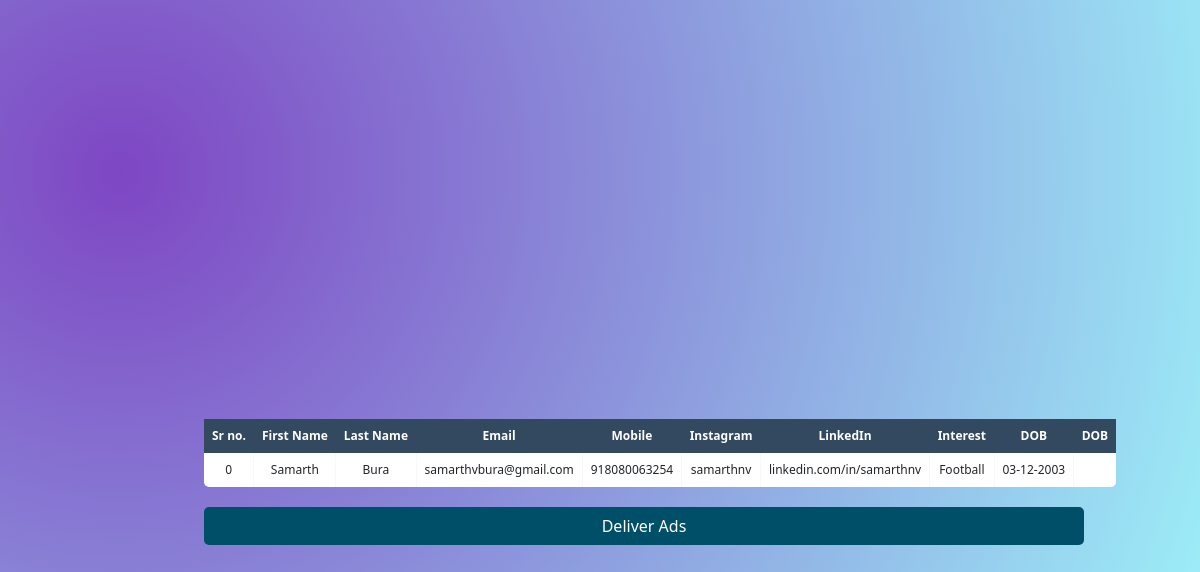
The page /customers on the database as committed earlier.
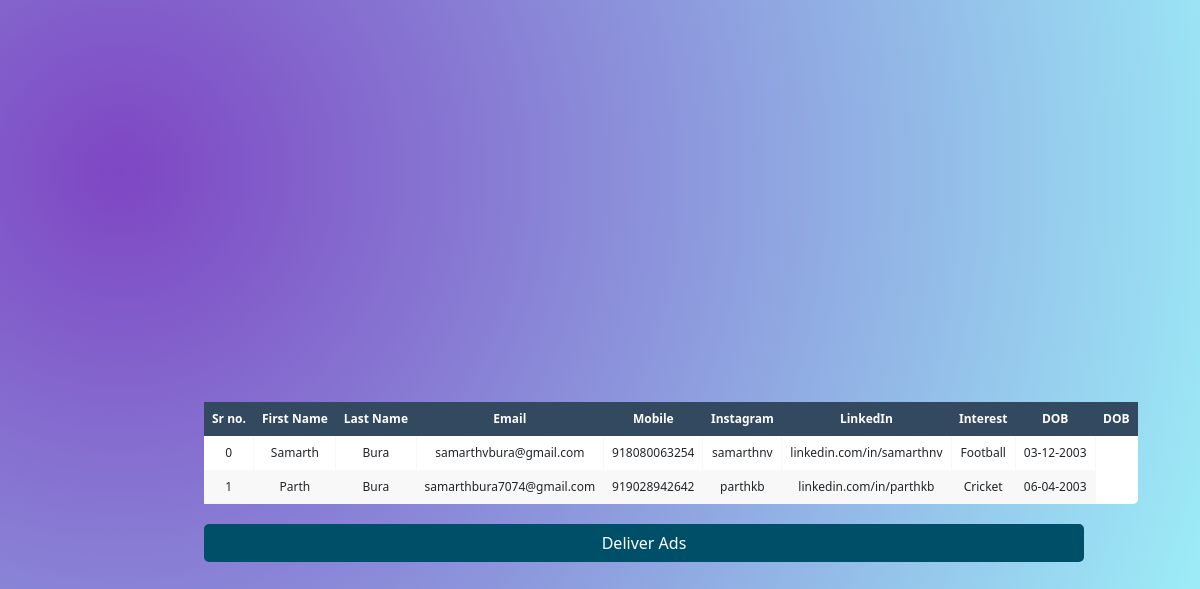
The same page on the database as committed later.
### tables this page shows
CREATE TABLE "da" (
"index" INTEGER,
  "First Name" TEXT,
  "Last Name" TEXT,
  "Email" TEXT,
  "WhatsApp" INTEGER,
  "Telegram" TEXT,
  "Linkedin" TEXT,
  "Interests" TEXT,
  "Date of Birth" TEXT
);

### app.py (the view)
@app.route('/customers', methods=['GET', 'POST'])
def display_table():
    connection = sqlite3.connect('demo.db')
    cursor = connection.cursor()
    cursor.execute('SELECT * FROM da')
    data = cursor.fetchall()
    print(data)
    connection.close()
    if request.method == 'POST':
        for i in data:
            send_whatsapp_message("+" + str(i[4]), i[9])
    return render_template('customer_table.html', data=data)

### templates/customer_table.html (shortened to what this page needs)
<!DOCTYPE html>
<html lang="en">
<head>
    <link href="https://cdn.jsdelivr.net/npm/bootstrap@5.3.2/dist/css/bootstrap.min.css" rel="stylesheet"
>
</head>
<body style="background: radial-gradient(circle at 10% 20%, rgb(126, 70, 195) 0%, rgb(156, 236, 247) 90%); background-size:cover">
    <div class="div" style="width: 80%; align-content: center; margin-top: 8%; margin-left: 8%;">
    <table class="fl-table" border="1">
        <thead>
            <tr>
                <th>Sr no.</th>
                <th>First Name</th>
                <th>Last Name</th>
                <th>Email</th>
                <th>Mobile</th>
                <th>Instagram</th>
                <th>LinkedIn</th>
                <th>Interest</th>
                <th>DOB</th>
                <th>DOB</th>
            </tr>
        </thead>
        <tbody>
            {% for row in data %}
                <tr>
                    {% for value in row %}
                        <td>{{ value }}</td>
                    {% endfor %}
                </tr>
            {% endfor %}
        </tbody>
    </table>
    <form action="/customers" method="POST">
        <button type="submit" value="Submit" style="
            color: white;
            align-items: center;
            border-radius: 5px;
            width: 100%;
            height: 1cm;
            background-color: #004f69;
            border-color: white;
            border-style: hidden;
            margin-top:20px;
            margin-bottom: 5%;
          ">Deliver Ads</button>
    </form>
    </div>
</body>
</html>

### templates/customer_table.html (style rules this page uses)
body { display: flex; align-items: center; justify-content: center; height: 100vh; margin-top: 5%; padding:50px; background: radial-gradient( circle at 10% 20%, rgb(126, 70, 195) 0%, rgb(156, 236, 247) 90% ); background-repeat: no-repeat; background-size: 110% 110%; }
.fl-table { border-radius: 5px; font-size: 12px; font-weight: normal; border: none; border-collapse: collapse; width: 100%; max-width: 100%; white-space: nowrap; background-color: white; }
.fl-table td, .fl-table th { text-align: center; padding: 8px; }
.fl-table td { border-right: 1px solid #f8f8f8; font-size: 12px; }
.fl-table thead th { color: #ffffff; background: #324960; }
.fl-table thead th:nth-child(odd) { color: #ffffff; background: #324960; }
.fl-table tr:nth-child(even) { background: #F8F8F8; }

Rows that differ between the two databases and show on the page:
added da: row "1", First Name "Parth", Last Name "Bura", Email "samarthbura7074@gmail.com", WhatsApp "919028942642", Telegram "parthkb", Linkedin "linkedin.com/in/parthkb", Interests "Cricket", Date of Birth "06-04-2003"
